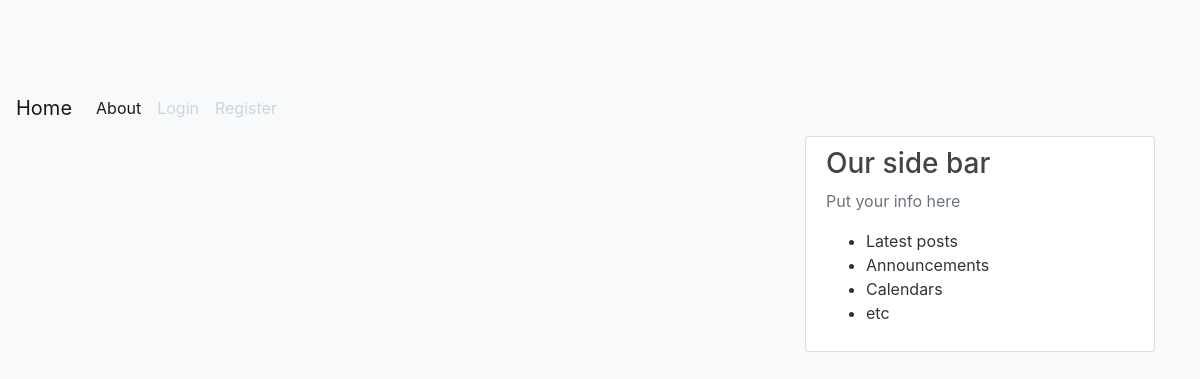
The app's page /home, older data.
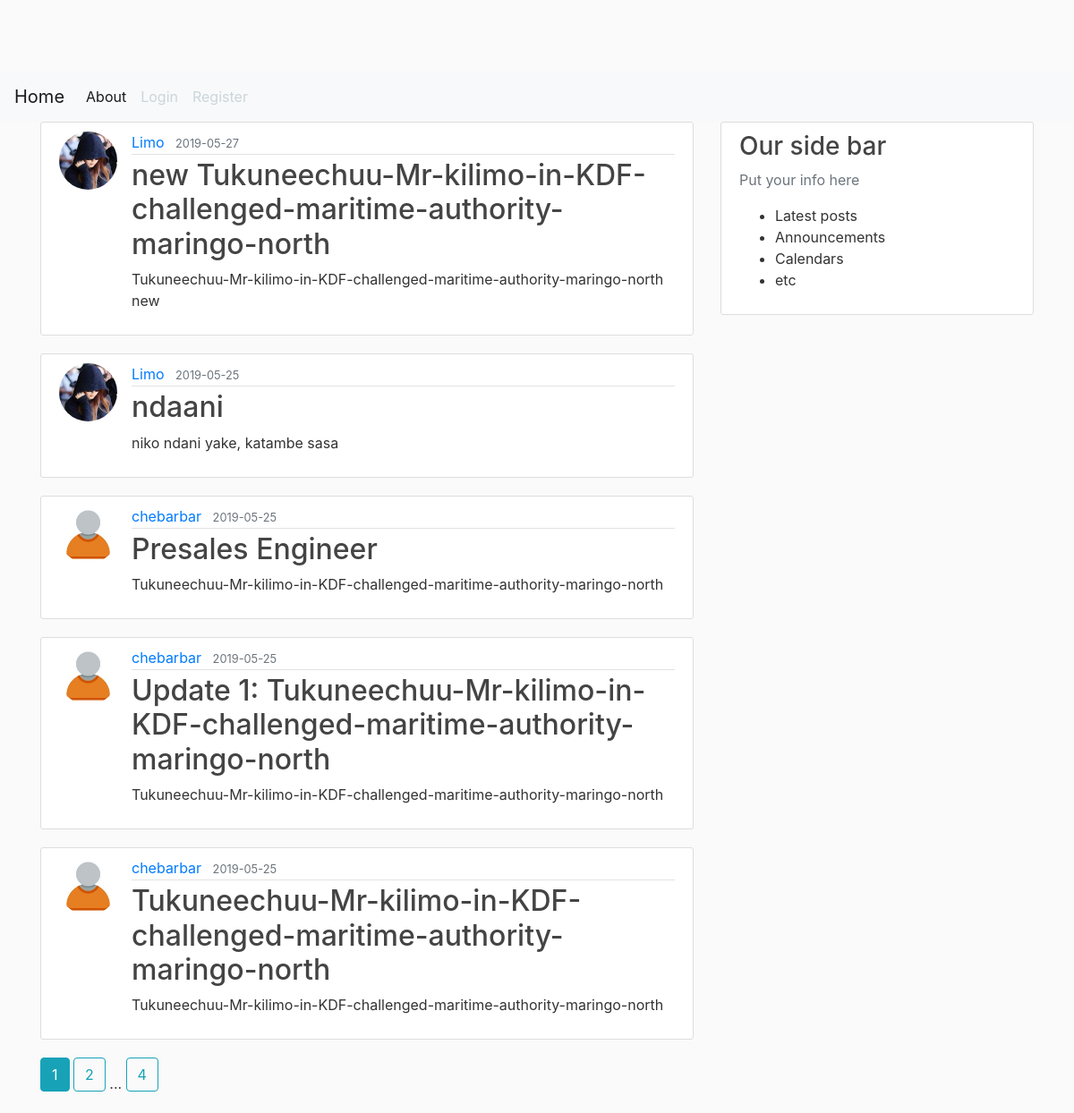
The same page, newer data.
### flaskblog/models.py (models this page shows, shortened)
class Post(db.Model):
    id=db.Column(db.Integer, primary_key=True)
    title = db.Column(db.String(100), nullable=False)
    date_posted = db.Column(db.DateTime, nullable=False, default=datetime.utcnow)
    content= db.Column(db.Text, nullable=False)
    user_id=db.Column(db.Integer, db.ForeignKey('user.id'), nullable=False)

class User(db.Model, UserMixin):
    id=db.Column(db.Integer, primary_key=True)
    username = db.Column(db.String(50), unique=True, nullable=False)
    email = db.Column(db.String(120), unique=True, nullable=False)
    image_file = db.Column(db.String(20), nullable=False, default='default.jpg')
    password = db.Column(db.String(60), nullable=False)
    posts= db.relationship('Post', backref='author', lazy=True)

### flaskblog/main/routes.py (the view)
@main.route('/')
@main.route('/home')
def home():
    page = request.args.get('page', 1, type= int)
    posts = Post.query.order_by(Post.date_posted.desc()).paginate(page=page, per_page=5)
    return  render_template('home.html', posts=posts)

### flaskblog/templates/home.html
{% extends "layout.html" %}
{% block content %}
    {% for post in posts.items %}
        <article class="media content-section">
            <img class="rounded-circle article-img" src="{{ url_for('static', filename='profpics/' + post.author.image_file ) }}" >
            <div class="well media-body">
                <div class="article-metadata">
                    <a class="mr-2" href="{{ url_for('users.user_posts', username=post.author.username) }}">{{ post.author.username }}</a>
                    <small class="text-muted">{{ post.date_posted.strftime('%Y-%m-%d') }}</small>
                </div>
                <h2 ><a class="article-title" href="{{ url_for('posts.post', post_id= post.id) }}">{{ post.title }}</a></h2>
                <p class="article-content">{{ post.content }}</p>
            </div>
        </article>
    {% endfor %}
    {% for page_num in posts.iter_pages(left_edge=1, right_edge=1, left_current=1, right_current=2,) %}
        {% if page_num %}
            {% if posts.page ==page_num %}
                <a class="btn btn-info mb-4" href="{{ url_for('main.home', page= page_num) }}">{{ page_num }}</a>
                {% else %}
                <a class="btn btn-outline-info mb-4" href="{{ url_for('main.home', page= page_num) }}">{{ page_num }}</a>
            {% endif %}
        {% else %}
            ...
        {% endif %}
    {% endfor %}
{% endblock content %}

### flaskblog/templates/layout.html (shortened to what this page needs)
<!DOCTYPE html>
<html lang="en">
<head>
    <link rel="stylesheet" href="https://stackpath.bootstrapcdn.com/bootstrap/4.3.1/css/bootstrap.min.css">
    <link rel="stylesheet" href="../static/main.css" type="text/css" >
</head>
<body>
<header class="site-header">
    <nav class="navbar navbar-expand-lg navbar-light bg-light">
      <a class="navbar-brand" href="{{ url_for('main.home') }}">Home</a>
      <div class="collapse navbar-collapse" id="navbarNav">
        <ul class="navbar-nav">
          <li class="nav-item active">
            <a class="nav-link" href="{{ url_for('main.about') }}">About <span class="sr-only">(current)</span></a>
          </li>
            <div class="navbar-nav">
            {% if current_user.is_authenticated %}
            <a class="nav-item nav-link" href="{{ url_for('posts.newpost') }}">New Post</a>
            <a class="nav-item nav-link" href="{{ url_for('users.account') }}">Account</a>
            <a class="nav-item nav-link" href="{{ url_for('users.logout') }}">Logout</a>
            {% else %}
            <a class="nav-item nav-link" href="{{ url_for('users.login') }}">Login</a>
            <a class="nav-item nav-link" href="{{ url_for('users.register') }}">Register</a>
            {% endif %}
            </div>
        </ul>
      </div>
    </nav>
</header>
<main role="main" class="container">
    <div class="row">
        <div class="col-md-8">
            {% block content %} {% endblock %}
        </div>
    <div class="col-md-4">
        <div class="content-section">
            <h3>Our side bar</h3>
            <p class="text-muted">Put your info here
                <ul>
                    <li>Latest posts</li>
                    <li>Announcements</li>
                    <li>Calendars</li>
                    <li>etc</li>
                </ul>
            </p>
         </div>
    </div>
    </div>
</main>
</body>
</html>

### flaskblog/static/main.css (style rules this page uses)
body { background: #fafafa; color: #333333; margin-top: 5rem; }
h1, h2, h3, h4, h5, h6 { color: #444444; }
.site-header .navbar-nav .nav-link { color: #cbd5db; }
.content-section { background: #ffffff; padding: 10px 20px; border: 1px solid #dddddd; border-radius: 3px; margin-bottom: 20px; }
.article-title { color: #444444; }
.article-content { white-space: pre-line; }
.article-img { height: 65px; width: 65px; margin-right: 16px; }
.article-metadata { padding-bottom: 1px; margin-bottom: 4px; border-bottom: 1px solid #e3e3e3 }

Row changes from the older to the newer data that the page shows:
added Post: image_file (picture), author.username "Limo", date_posted "2019-05-27", title "new Tukuneechuu-Mr-kilimo-in-KDF-challenged-maritime-authority-maringo-north", content "Tukuneechuu-Mr-kilimo-in-KDF-challenged-maritime-authority-maringo-north new"
added Post: image_file (picture), author.username "Limo", date_posted "2019-05-25", title "ndaani", content "niko ndani yake, katambe sasa"
added Post: image_file (placeholder picture), author.username "chebarbar", date_posted "2019-05-25", title "Presales Engineer", content "Tukuneechuu-Mr-kilimo-in-KDF-challenged-maritime-authority-maringo-north"
added Post: image_file (placeholder picture), author.username "chebarbar", date_posted "2019-05-25", title "Update 1: Tukuneechuu-Mr-kilimo-in-KDF-challenged-maritime-authority-maringo-north", content "Tukuneechuu-Mr-kilimo-in-KDF-challenged-maritime-authority-maringo-north"
added Post: image_file (placeholder picture), author.username "chebarbar", date_posted "2019-05-25", title "Tukuneechuu-Mr-kilimo-in-KDF-challenged-maritime-authority-maringo-north", content "Tukuneechuu-Mr-kilimo-in-KDF-challenged-maritime-authority-maringo-north"
Text that changed along with them:
new list line: "1"
new list line: "2"
new list line: "4"
